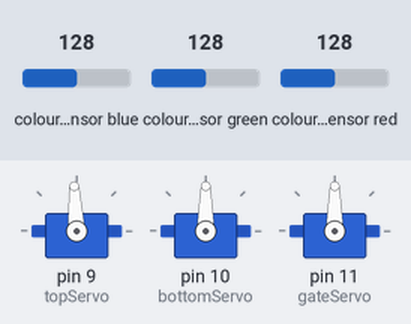
Simulated run of this sketch. Board: Arduino Uno, built with avr-gcc and run on an emulated ATmega328P. Parts: 3 × servo. Wiring (inferred from the names in the program): TCS3200 colour sensor: output pin 8; S2 pin 6; S3 pin 7; S0 pin 4; S1 pin 5. The test bench sets the inputs (shaded band); at power-on: colour sensor blue 128, colour sensor green 128, colour sensor red 128. What the sketch prints to the serial monitor is not drawn.

Above: at 0.15 s.
At 0.79 s:
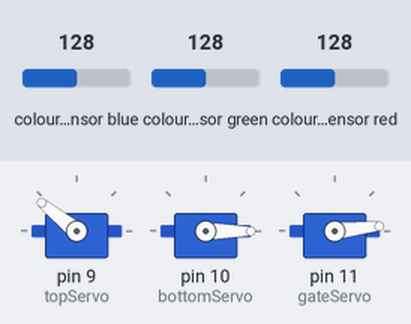
At 1.42 s:
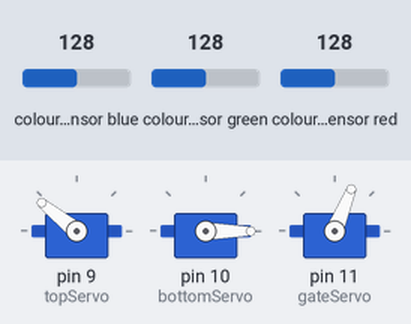
At 1.79 s:
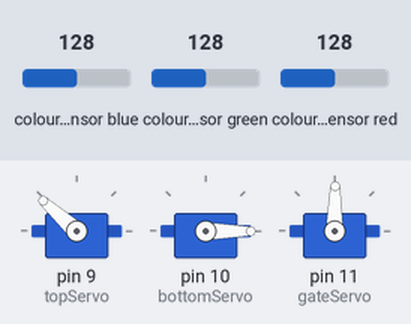
At 2.4 s:
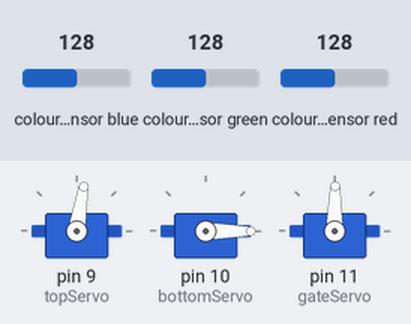
Timing chart, 0 to 3.9 s (numbered marks = the images above):
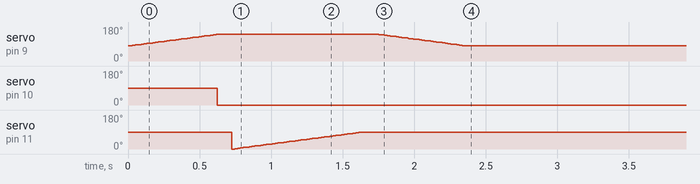

Measured:
- by itself, servo on pin 9 (topServo): rises from 80° to 142° in 1.7 s, then falls to 81° in 0.62 s
- by itself, servo on pin 10 (bottomServo): 90° → 0° at 0.63 s

The sketch:

newFinal.ino
```cpp
//use servo library
#include <Servo.h>

// Define color sensor pins
#define S0 4
#define S1 5
#define S2 6
#define S3 7
#define sensorOut 8

//initialize variable to manipulate bottom servo
int pos=0;
int i;

//initialze servo variables
Servo topServo;
Servo bottomServo;
Servo gateServo;

int color=0;

// Calibration Values
// *Get these from Calibration Sketch
int redMin = 67; // Red minimum value
int redMax = 250; // Red maximum value
int greenMin = 90; // Green minimum value
int greenMax = 287; // Green maximum value
int blueMin = 76; // Blue minimum value
int blueMax = 245; // Blue maximum value

// Variables for Color Pulse Width Measurements
int redPW = 0;
int greenPW = 0;
int bluePW = 0;

// Variables for final Color values
int R;
int G;
int B;

void setup() {
	// Set S0 - S3 as outputs
	pinMode(S0, OUTPUT);
	pinMode(S1, OUTPUT);
	pinMode(S2, OUTPUT);
	pinMode(S3, OUTPUT);

	// Set Sensor output as input
	pinMode(sensorOut, INPUT);

	// Set Frequency scaling to 20%
	digitalWrite(S0,HIGH);
	digitalWrite(S1,LOW);

   // Set servo locations
  topServo.attach(9);
  bottomServo.attach(10);
  gateServo.attach(11);


	// Setup Serial Monitor
	Serial.begin(9600);
}

void loop()
{
    //direct top servo to receive ball
    for(int i=80;i<142;i++)
  {
    topServo.write(i);
    delay(10);
  }

  bottomServo.write(0);
  delay(100);

    for(int i=0;i<90;i++)
  {
    gateServo.write(i);
    delay(10);
  }
  delay(100);

  //direct top servo towards sensor
  for(int i = 142; i > 80; i--)
  {
    topServo.write(i);
    delay(10);
  }
  delay(500);

  label:color = Data();
  delay(500);

  switch (color)
  {
    case 1:
    Orange();
    break;

    case 2:
    Green();
    break;

    case 3:
    Pink();
    break;

    case 0:
    goto label;

  }
  delay(300);

  //direct ball towards hole
  for(int i = 80; i > 29; i--)
  {
    topServo.write(i);
    delay(10);
  }
  delay(1000);

  Back0(pos);

  //close gate for swindle

  for(int i=90;i>0;i--)
  {
    gateServo.write(i);
    delay(10);
  }
  delay(10000);

  //wait till ball reaches top

  //direct top servo back to pipe
  for(int i = 29; i < 142; i++)
  {
    topServo.write(i);
    delay(10);
  }
  color=0;
}

int Data()
{
	// Read Red value
	redPW = getRedPW();
	// Map to value from 0-255
	 R= map(redPW, redMin,redMax,255,0);
	// Delay to stabilize sensor
	delay(200);

	// Read Green value
	greenPW = getGreenPW();
	// Map to value from 0-255
	G = map(greenPW, greenMin,greenMax,255,0);
	// Delay to stabilize sensor
	delay(200);

	// Read Blue value
	bluePW = getBluePW();
	// Map to value from 0-255
	B = map(bluePW, blueMin,blueMax,255,0);
	// Delay to stabilize sensor
	delay(200);

	// Print output to Serial Monitor
	Serial.print("Red = ");
	Serial.print(R);
	Serial.print(" - Green = ");
	Serial.print(G);
	Serial.print(" - Blue = ");
	Serial.println(B);

  if(R>190 & G>50 & G<80 & B>40 & B<80){

    color = 1; // Red

    Serial.print("Detected Color is = ");

    Serial.println("ORANGE");

  }

  else if (R>160 & R<=190 & G>=210 & B>105 & B<=140){

    color = 2; // Blue

     Serial.print("Detected Color is = ");

    Serial.println("GREEN");

  }

  else if(R>140 & R<180 & G>=30 & G<=570 & B>90 & B<125){

    color = 3; // Green

      Serial.print("Detected Color is = ");

    Serial.println("PINK");

  }

  else{
    color=0;
  }


  return color;

}


// Function to read Red Pulse Widths
int getRedPW() {
	// Set sensor to read Red only
	digitalWrite(S2,LOW);
	digitalWrite(S3,LOW);
	// Define integer to represent Pulse Width
	int PW;
	// Read the output Pulse Width
	PW = pulseIn(sensorOut, LOW);
	// Return the value
	return PW;
}

// Function to read Green Pulse Widths
int getGreenPW() {
	// Set sensor to read Green only
	digitalWrite(S2,HIGH);
	digitalWrite(S3,HIGH);
	// Define integer to represent Pulse Width
	int PW;
	// Read the output Pulse Width
	PW = pulseIn(sensorOut, LOW);
	// Return the value
	return PW;
}

// Function to read Blue Pulse Widths
int getBluePW() {
	// Set sensor to read Blue only
	digitalWrite(S2,LOW);
	digitalWrite(S3,HIGH);
	// Define integer to represent Pulse Width
	int PW;
	// Read the output Pulse Width
	PW = pulseIn(sensorOut, LOW);
	// Return the value
	return PW;
}

void Orange()
{
  for (pos = 0; pos <=6; pos+=1)
  {
    bottomServo.write(pos);
    delay(10);
  }
  delay(500);
}


void Green()
{
  for (pos = 0; pos <=55; pos+=1)
  {
    bottomServo.write(pos);
    delay(10);
  }
  delay(500);
}


void Pink()
{
  for (pos = 0; pos <=102; pos+=1)
  {
    bottomServo.write(pos);
    delay(10);
  }
  delay(500);
}

void Back0(int)
{
  for(pos=pos;pos>=0;pos--)
  {
    bottomServo.write(pos);
    delay(10);
  }
}
```
